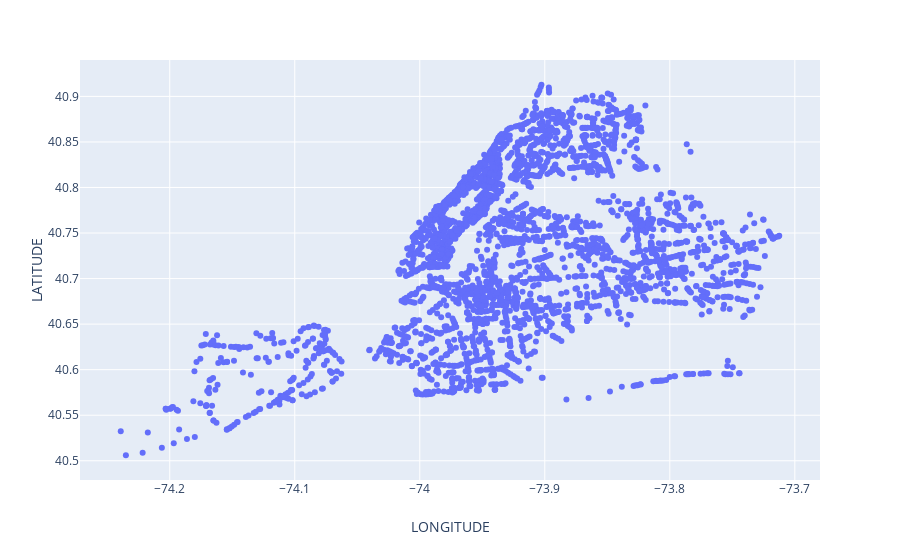

Notebook code for this chart:
### Code cell
px.scatter(bus_stops, 'LONGITUDE', 'LATITUDE')

### Figure 1 — Plotly figure (JSON) as saved in the notebook; plotly's stock layout.template omitted (floating-point values rounded to 4 significant figures; data arrays with more than 128 entries replaced by an {"elided": "..."} marker saying what was removed)
{"data": [{"hoverlabel": {"namelength": 0}, "hovertemplate": "LONGITUDE=%{x}<br>LATITUDE=%{y}", "legendgroup": "", "marker": {"color": "#636efa", "symbol": "circle"}, "mode": "markers", "name": "", "showlegend": false, "type": "scatter", "uid": "5dabc079-50e6-4f95-ad67-a5d6b97ad6c6", "x": {"elided": "3428 float values"}, "xaxis": "x", "y": {"elided": "3428 float values"}, "yaxis": "y"}], "layout": {"autosize": true, "grid": {"xaxes": ["x"], "xgap": 0.1, "xside": "bottom", "yaxes": ["y"], "ygap": 0.1, "yside": "left"}, "legend": {"tracegroupgap": 0}, "margin": {"t": 60}, "xaxis": {"autorange": true, "range": [-74.27, -73.68], "title": {"text": "LONGITUDE"}, "type": "linear"}, "yaxis": {"autorange": true, "range": [40.47, 40.94], "title": {"text": "LATITUDE"}, "type": "linear"}}}
